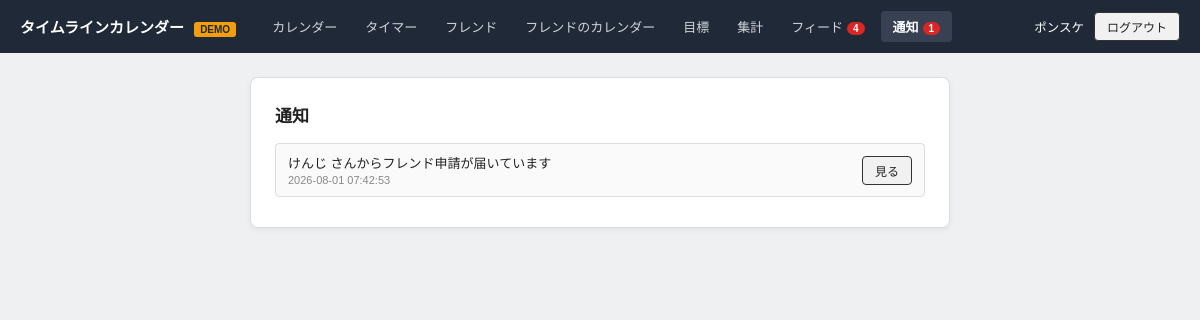
Page /notifications (signed in) on the committed database.
### tables this page shows
CREATE TABLE users (
            id INTEGER PRIMARY KEY AUTOINCREMENT,
            display_name TEXT NOT NULL,
            email TEXT NOT NULL UNIQUE,
            password_hash TEXT NOT NULL,
            email_verified BOOLEAN NOT NULL DEFAULT 1,
            created_at TEXT NOT NULL
        );

CREATE TABLE notifications (
            id INTEGER PRIMARY KEY AUTOINCREMENT,
            user_id INTEGER NOT NULL REFERENCES users(id) ON DELETE CASCADE,
            kind TEXT NOT NULL,
            message TEXT NOT NULL,
            link TEXT,
            is_read BOOLEAN NOT NULL DEFAULT 0,
            created_at TEXT NOT NULL
        );

### app.py (the view)
@app.route("/notifications")
@login_required
def notifications_view():
    items = db.get_notifications(g.user["id"])
    db.mark_notifications_read(g.user["id"])
    return render_template("notifications.html", items=items)

### app.py (called while the page is built)
@app.before_request
def load_logged_in_user():
    g.user = None
    user_id = session.get("user_id")
    if user_id:
        g.user = db.get_user_by_id(user_id)
        if g.user is None:
            session.clear()

@app.before_request
def require_email_verified():
    if g.user and not g.user["email_verified"] and request.endpoint not in VERIFY_EXEMPT_ENDPOINTS:
        return redirect(url_for("verify_notice"))

def login_required(view):
    @wraps(view)
    def wrapped(*args, **kwargs):
        if g.user is None:
            return redirect(url_for("login", next=request.path))
        return view(*args, **kwargs)
    return wrapped

@app.context_processor
def inject_badges():
    if g.user:
        return {
            "unread_notifications": db.unread_notification_count(g.user["id"]),
            "unread_feed": db.get_feed_unread_count(g.user["id"]),
        }
    return {}

### db.py (called while the page is built)
def get_connection():
    conn = sqlite3.connect(DB_PATH)
    conn.row_factory = sqlite3.Row
    conn.execute("PRAGMA foreign_keys = ON")
    return conn

def get_user_by_id(user_id):
    conn = get_connection()
    try:
        row = conn.execute("SELECT * FROM users WHERE id = ?", (user_id,)).fetchone()
        return dict(row) if row else None
    finally:
        conn.close()

def get_feed(user_id, limit=50):
    conn = get_connection()
    try:
        rows = conn.execute(
            """
            SELECT e.id, e.user_id, u.display_name, e.title, e.start_at, e.end_at, e.created_at
            FROM events e
            JOIN users u ON u.id = e.user_id
            JOIN friendships f
              ON (f.requester_id = ? AND f.addressee_id = e.user_id)
              OR (f.addressee_id = ? AND f.requester_id = e.user_id)
            WHERE f.status = 'accepted' AND e.visibility = 'public'
            ORDER BY e.created_at DESC
            LIMIT ?
            """,
            (user_id, user_id, limit),
        ).fetchall()
        return [dict(r) for r in rows]
    finally:
        conn.close()

def get_feed_last_read(user_id):
    conn = get_connection()
    try:
        row = conn.execute("SELECT last_read_at FROM feed_reads WHERE user_id = ?", (user_id,)).fetchone()
        return row["last_read_at"] if row else None
    finally:
        conn.close()

def get_feed_unread_count(user_id):
    last_read = get_feed_last_read(user_id)
    feed = get_feed(user_id, limit=200)
    if last_read is None:
        return len(feed)
    return sum(1 for item in feed if item["created_at"] > last_read)

### templates/notifications.html (shortened to what this page needs)
{% extends "base.html" %}
{% block content %}
<div class="form-window wide">
  <h1>通知</h1>
  {% if items %}
    {% for n in items %}
      <div class="list-row">
        <span>
          {{ n.message }}
          <br><span style="font-size:11px;color:#888;">{{ n.created_at }}</span>
        </span>
        {% if n.link %}<a class="btn btn-sm" href="{{ n.link }}">見る</a>{% endif %}
      </div>
    {% endfor %}
  {% else %}
    <p class="empty-note">通知はまだありません</p>
  {% endif %}
</div>
{% endblock %}

### templates/base.html (shortened to what this page needs)
<!DOCTYPE html>
<html lang="ja">
<head>
<link rel="stylesheet" href="{{ url_for('static', filename='style.css') }}">
</head>
<body>
{% if g.user %}
<header class="topbar">
  <div class="brand">タイムラインカレンダー <span class="demo-badge">DEMO</span></div>
  <nav class="topnav">
    <a href="{{ url_for('calendar_view') }}" class="{{ 'active' if request.endpoint in ('calendar_view',) else '' }}">カレンダー</a>
    <a href="{{ url_for('timer_view') }}" class="{{ 'active' if request.endpoint == 'timer_view' else '' }}">タイマー</a>
    <a href="{{ url_for('friends_view') }}" class="{{ 'active' if request.endpoint == 'friends_view' else '' }}">フレンド</a>
    <a href="{{ url_for('select_friend_calendar') }}" class="{{ 'active' if request.endpoint == 'select_friend_calendar' or request.endpoint == 'friend_calendar_view' else '' }}">フレンドのカレンダー</a>
    <a href="{{ url_for('goals_view') }}" class="{{ 'active' if request.endpoint == 'goals_view' else '' }}">目標</a>
    <a href="{{ url_for('reports_view') }}" class="{{ 'active' if request.endpoint == 'reports_view' else '' }}">集計</a>
    <a href="{{ url_for('feed_view') }}" class="{{ 'active' if request.endpoint == 'feed_view' else '' }}">フィード{% if unread_feed %}<span class="nav-badge">{{ unread_feed }}</span>{% endif %}</a>
    <a href="{{ url_for('notifications_view') }}" class="{{ 'active' if request.endpoint == 'notifications_view' else '' }}">通知{% if unread_notifications %}<span class="nav-badge">{{ unread_notifications }}</span>{% endif %}</a>
  </nav>
  <div class="user-area">
    <a href="{{ url_for('account_settings') }}" class="user-name-link">{{ g.user.display_name }}</a>
    <form method="post" action="{{ url_for('logout') }}" style="display:inline;">
      <button type="submit" class="btn btn-sm">ログアウト</button>
    </form>
  </div>
</header>
{% endif %}
<main class="page">
  {% block content %}{% endblock %}
</main>
</body>
</html>

### static/style.css (style rules this page uses)
:root { --line: #999; --line-dark: #333; --bg-page: #eef0f2; --bg-card: #ffffff; --field-bg: #f6f7f8; --accent: #2563eb; --accent-bg: #dbeaff; --today: #fff3cd; --busy: #dbeeff; }
* { box-sizing: border-box; }
body { margin: 0; font-family: "Hiragino Kaku Gothic ProN", "Yu Gothic", "Meiryo", sans-serif; background: var(--bg-page); color: #222; }
.topbar { display: flex; align-items: center; background: #1f2937; color: #fff; padding: 10px 20px; gap: 24px; }
.brand { font-weight: bold; font-size: 15px; }
.demo-badge { background: #f59e0b; color: #1f2937; font-size: 10px; font-weight: bold; padding: 2px 6px; border-radius: 3px; margin-left: 6px; vertical-align: middle; }
.topnav { display: flex; gap: 4px; flex: 1; }
.topnav a { color: #d1d5db; text-decoration: none; font-size: 13px; padding: 6px 12px; border-radius: 4px; }
.topnav a.active { background: #374151; color: #fff; font-weight: bold; }
.user-area { display: flex; align-items: center; gap: 10px; font-size: 12.5px; }
.page { max-width: 980px; margin: 24px auto; padding: 0 16px; }
.auth-window, .form-window { max-width: 420px; background: var(--bg-card); border: 1px solid #ddd; border-radius: 8px; padding: 24px; margin: 0 auto; box-shadow: 0 2px 6px rgba(0,0,0,0.06); }
.form-window.wide { max-width: 700px; }
h1 { font-size: 17px; margin: 0 0 16px; }
.btn { display: inline-block; border: 1px solid var(--line-dark); background: #f1f1f1; padding: 8px 16px; border-radius: 4px; font-size: 13px; cursor: pointer; color: #222; text-decoration: none; margin: 2px 0; }
.btn-sm { padding: 5px 12px; font-size: 12px; }
.list-row { display: flex; align-items: center; justify-content: space-between; border: 1px solid #ddd; border-radius: 4px; padding: 9px 12px; margin-bottom: 6px; font-size: 13px; background: #fafafa; }
.nav-badge { display: inline-block; background: #dc2626; color: #fff; font-size: 10px; font-weight: bold; padding: 1px 6px; border-radius: 10px; margin-left: 4px; vertical-align: middle; }
.user-name-link { color: #fff; text-decoration: none; font-size: 12.5px; }

### rows in the picture
users: user.display_name "ポンスケ"
notifications: message "けんじ さんからフレンド申請が届いています", created_at "2026-08-01 07:42:53"

### other values in the picture
{{ unread_feed }} "4"
{{ unread_notifications }} "1"
